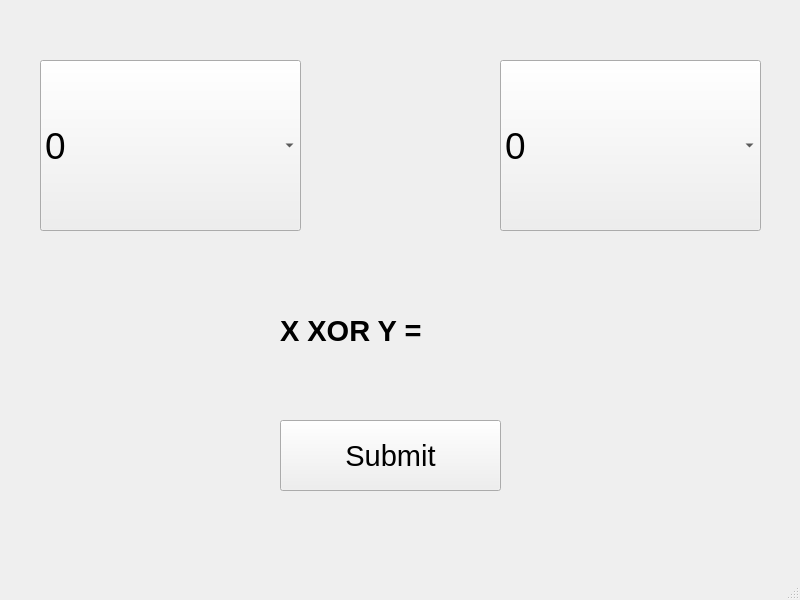
<?xml version="1.0" encoding="UTF-8"?>
<ui version="4.0">
 <class>MainWindow</class>
 <widget class="QMainWindow" name="MainWindow">
  <property name="geometry">
   <rect>
    <x>0</x>
    <y>0</y>
    <width>800</width>
    <height>600</height>
   </rect>
  </property>
  <property name="windowTitle">
   <string>MainWindow</string>
  </property>
  <widget class="QWidget" name="centralwidget">
   <widget class="QComboBox" name="comboX">
    <property name="geometry">
     <rect>
      <x>40</x>
      <y>60</y>
      <width>261</width>
      <height>171</height>
     </rect>
    </property>
    <property name="font">
     <font>
      <pointsize>28</pointsize>
     </font>
    </property>
    <item>
     <property name="text">
      <string>0</string>
     </property>
    </item>
    <item>
     <property name="text">
      <string>1</string>
     </property>
    </item>
   </widget>
   <widget class="QComboBox" name="comboY">
    <property name="geometry">
     <rect>
      <x>500</x>
      <y>60</y>
      <width>261</width>
      <height>171</height>
     </rect>
    </property>
    <property name="font">
     <font>
      <pointsize>28</pointsize>
     </font>
    </property>
    <item>
     <property name="text">
      <string>0</string>
     </property>
    </item>
    <item>
     <property name="text">
      <string>1</string>
     </property>
    </item>
   </widget>
   <widget class="QPushButton" name="submit">
    <property name="geometry">
     <rect>
      <x>280</x>
      <y>420</y>
      <width>221</width>
      <height>71</height>
     </rect>
    </property>
    <property name="font">
     <font>
      <pointsize>22</pointsize>
     </font>
    </property>
    <property name="text">
     <string>Submit</string>
    </property>
   </widget>
   <widget class="QLabel" name="label">
    <property name="geometry">
     <rect>
      <x>280</x>
      <y>290</y>
      <width>231</width>
      <height>81</height>
     </rect>
    </property>
    <property name="font">
     <font>
      <pointsize>22</pointsize>
      <weight>75</weight>
      <bold>true</bold>
     </font>
    </property>
    <property name="text">
     <string>X XOR Y =</string>
    </property>
   </widget>
  </widget>
  <widget class="QMenuBar" name="menubar">
   <property name="geometry">
    <rect>
     <x>0</x>
     <y>0</y>
     <width>800</width>
     <height>26</height>
    </rect>
   </property>
  </widget>
  <widget class="QStatusBar" name="statusbar"/>
 </widget>
 <resources/>
 <connections/>
</ui>
